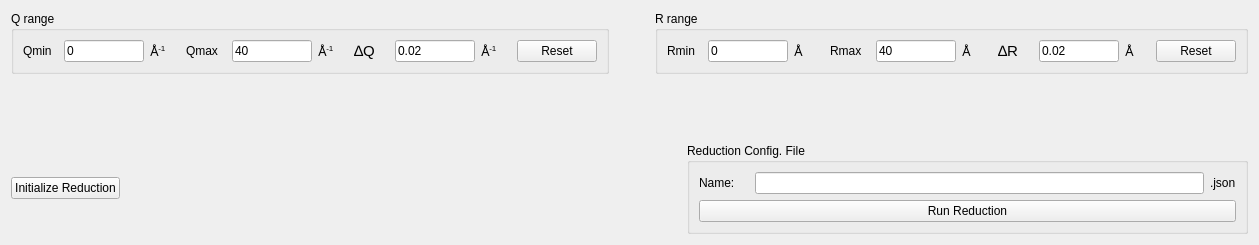
                      <widget class="QWidget" name="tab_3">
                       <attribute name="title">
                        <string>PDF</string>
                       </attribute>
                       <layout class="QVBoxLayout" name="verticalLayout_12">
                        <item>
                         <layout class="QHBoxLayout" name="horizontalLayout_28">
                          <item>
                           <widget class="QGroupBox" name="q_range_group_box_2">
                            <property name="title">
                             <string>Q range</string>
                            </property>
                            <layout class="QHBoxLayout" name="horizontalLayout_29">
                             <item>
                              <widget class="QLabel" name="label_43">
                               <property name="minimumSize">
                                <size>
                                 <width>35</width>
                                 <height>0</height>
                                </size>
                               </property>
                               <property name="maximumSize">
                                <size>
                                 <width>35</width>
                                 <height>16777215</height>
                                </size>
                               </property>
                               <property name="text">
                                <string>Qmin</string>
                               </property>
                              </widget>
                             </item>
                             <item>
                              <widget class="QLineEdit" name="q_range_min_2">
                               <property name="minimumSize">
                                <size>
                                 <width>80</width>
                                 <height>0</height>
                                </size>
                               </property>
                               <property name="maximumSize">
                                <size>
                                 <width>80</width>
                                 <height>16777215</height>
                                </size>
                               </property>
                               <property name="text">
                                <string>0</string>
                               </property>
                              </widget>
                             </item>
                             <item>
                              <widget class="QLabel" name="label_67">
                               <property name="minimumSize">
                                <size>
                                 <width>30</width>
                                 <height>0</height>
                                </size>
                               </property>
                               <property name="text">
                                <string>&lt;!DOCTYPE HTML PUBLIC &quot;-//W3C//DTD HTML 4.0//EN&quot; &quot;http://www.w3.org/TR/REC-html40/strict.dtd&quot;&gt;
&lt;html&gt;&lt;head&gt;&lt;meta name=&quot;qrichtext&quot; content=&quot;1&quot; /&gt;&lt;style type=&quot;text/css&quot;&gt;
p, li { white-space: pre-wrap; }
&lt;/style&gt;&lt;/head&gt;&lt;body style=&quot; font-family:'Sans Serif'; font-size:10pt; font-weight:400; font-style:normal;&quot;&gt;
&lt;p style=&quot; margin-top:0px; margin-bottom:0px; margin-left:0px; margin-right:0px; -qt-block-indent:0; text-indent:0px;&quot;&gt;Å&lt;span style=&quot; vertical-align:super;&quot;&gt;-1&lt;/span&gt;&lt;/p&gt;&lt;/body&gt;&lt;/html&gt;</string>
                               </property>
                              </widget>
                             </item>
                             <item>
                              <widget class="QLabel" name="label_44">
                               <property name="minimumSize">
                                <size>
                                 <width>40</width>
                                 <height>0</height>
                                </size>
                               </property>
                               <property name="maximumSize">
                                <size>
                                 <width>40</width>
                                 <height>16777215</height>
                                </size>
                               </property>
                               <property name="text">
                                <string>Qmax</string>
                               </property>
                              </widget>
                             </item>
                             <item>
                              <widget class="QLineEdit" name="q_range_max_2">
                               <property name="minimumSize">
                                <size>
                                 <width>80</width>
                                 <height>0</height>
                                </size>
                               </property>
                               <property name="maximumSize">
                                <size>
                                 <width>80</width>
                                 <height>16777215</height>
                                </size>
                               </property>
                               <property name="text">
                                <string>40</string>
                               </property>
                              </widget>
                             </item>
                             <item>
                              <widget class="QLabel" name="label_68">
                               <property name="minimumSize">
                                <size>
                                 <width>30</width>
                                 <height>0</height>
                                </size>
                               </property>
                               <property name="text">
                                <string>&lt;!DOCTYPE HTML PUBLIC &quot;-//W3C//DTD HTML 4.0//EN&quot; &quot;http://www.w3.org/TR/REC-html40/strict.dtd&quot;&gt;
&lt;html&gt;&lt;head&gt;&lt;meta name=&quot;qrichtext&quot; content=&quot;1&quot; /&gt;&lt;style type=&quot;text/css&quot;&gt;
p, li { white-space: pre-wrap; }
&lt;/style&gt;&lt;/head&gt;&lt;body style=&quot; font-family:'Sans Serif'; font-size:10pt; font-weight:400; font-style:normal;&quot;&gt;
&lt;p style=&quot; margin-top:0px; margin-bottom:0px; margin-left:0px; margin-right:0px; -qt-block-indent:0; text-indent:0px;&quot;&gt;Å&lt;span style=&quot; vertical-align:super;&quot;&gt;-1&lt;/span&gt;&lt;/p&gt;&lt;/body&gt;&lt;/html&gt;</string>
                               </property>
                              </widget>
                             </item>
                             <item>
                              <widget class="QLabel" name="label_45">
                               <property name="minimumSize">
                                <size>
                                 <width>35</width>
                                 <height>0</height>
                                </size>
                               </property>
                               <property name="maximumSize">
                                <size>
                                 <width>35</width>
                                 <height>16777215</height>
                                </size>
                               </property>
                               <property name="text">
                                <string>&lt;html&gt;&lt;head/&gt;&lt;body&gt;&lt;p&gt;&lt;span style=&quot; font-size:11pt;&quot;&gt;∆Q&lt;/span&gt;&lt;/p&gt;&lt;/body&gt;&lt;/html&gt;</string>
                               </property>
                               <property name="textFormat">
                                <enum>Qt::RichText</enum>
                               </property>
                              </widget>
                             </item>
                             <item>
                              <widget class="QLineEdit" name="q_range_min_3">
                               <property name="minimumSize">
                                <size>
                                 <width>80</width>
                                 <height>0</height>
                                </size>
                               </property>
                               <property name="maximumSize">
                                <size>
                                 <width>80</width>
                                 <height>16777215</height>
                                </size>
                               </property>
                               <property name="text">
                                <string>0.02</string>
                               </property>
                              </widget>
                             </item>
                             <item>
                              <widget class="QLabel" name="label_69">
                               <property name="minimumSize">
                                <size>
                                 <width>30</width>
                                 <height>0</height>
                                </size>
                               </property>
                               <property name="text">
                                <string>&lt;!DOCTYPE HTML PUBLIC &quot;-//W3C//DTD HTML 4.0//EN&quot; &quot;http://www.w3.org/TR/REC-html40/strict.dtd&quot;&gt;
&lt;html&gt;&lt;head&gt;&lt;meta name=&quot;qrichtext&quot; content=&quot;1&quot; /&gt;&lt;style type=&quot;text/css&quot;&gt;
p, li { white-space: pre-wrap; }
&lt;/style&gt;&lt;/head&gt;&lt;body style=&quot; font-family:'Sans Serif'; font-size:10pt; font-weight:400; font-style:normal;&quot;&gt;
&lt;p style=&quot; margin-top:0px; margin-bottom:0px; margin-left:0px; margin-right:0px; -qt-block-indent:0; text-indent:0px;&quot;&gt;Å&lt;span style=&quot; vertical-align:super;&quot;&gt;-1&lt;/span&gt;&lt;/p&gt;&lt;/body&gt;&lt;/html&gt;</string>
                               </property>
                              </widget>
                             </item>
                             <item>
                              <widget class="QPushButton" name="pushButton_13">
                               <property name="text">
                                <string>Reset</string>
                               </property>
                              </widget>
                             </item>
                            </layout>
                           </widget>
                          </item>
                          <item>
                           <spacer name="horizontalSpacer_4">
                            <property name="orientation">
                             <enum>Qt::Horizontal</enum>
                            </property>
                            <property name="sizeHint" stdset="0">
                             <size>
                              <width>40</width>
                              <height>20</height>
                             </size>
                            </property>
                           </spacer>
                          </item>
                          <item>
                           <widget class="QGroupBox" name="q_range_group_box_3">
                            <property name="title">
                             <string>R range</string>
                            </property>
                            <layout class="QHBoxLayout" name="horizontalLayout_32">
                             <item>
                              <widget class="QLabel" name="label_46">
                               <property name="minimumSize">
                                <size>
                                 <width>35</width>
                                 <height>0</height>
                                </size>
                               </property>
                               <property name="maximumSize">
                                <size>
                                 <width>35</width>
                                 <height>16777215</height>
                                </size>
                               </property>
                               <property name="text">
                                <string>Rmin</string>
                               </property>
                              </widget>
                             </item>
                             <item>
                              <widget class="QLineEdit" name="q_range_min_4">
                               <property name="minimumSize">
                                <size>
                                 <width>80</width>
                                 <height>0</height>
                                </size>
                               </property>
                               <property name="maximumSize">
                                <size>
                                 <width>80</width>
                                 <height>16777215</height>
                                </size>
                               </property>
                               <property name="text">
                                <string>0</string>
                               </property>
                              </widget>
                             </item>
                             <item>
                              <widget class="QLabel" name="label_70">
                               <property name="minimumSize">
                                <size>
                                 <width>30</width>
                                 <height>0</height>
                                </size>
                               </property>
                               <property name="text">
                                <string>&lt;!DOCTYPE HTML PUBLIC &quot;-//W3C//DTD HTML 4.0//EN&quot; &quot;http://www.w3.org/TR/REC-html40/strict.dtd&quot;&gt;
&lt;html&gt;&lt;head&gt;&lt;meta name=&quot;qrichtext&quot; content=&quot;1&quot; /&gt;&lt;style type=&quot;text/css&quot;&gt;
p, li { white-space: pre-wrap; }
&lt;/style&gt;&lt;/head&gt;&lt;body style=&quot; font-family:'Sans Serif'; font-size:10pt; font-weight:400; font-style:normal;&quot;&gt;
&lt;p style=&quot; margin-top:0px; margin-bottom:0px; margin-left:0px; margin-right:0px; -qt-block-indent:0; text-indent:0px;&quot;&gt;Å&lt;/p&gt;&lt;/body&gt;&lt;/html&gt;</string>
                               </property>
                              </widget>
                             </item>
                             <item>
                              <widget class="QLabel" name="label_47">
                               <property name="minimumSize">
                                <size>
                                 <width>40</width>
                                 <height>0</height>
                                </size>
                               </property>
                               <property name="maximumSize">
                                <size>
                                 <width>40</width>
                                 <height>16777215</height>
                                </size>
                               </property>
                               <property name="text">
                                <string>Rmax</string>
                               </property>
                              </widget>
                             </item>
                             <item>
                              <widget class="QLineEdit" name="q_range_max_3">
                               <property name="minimumSize">
                                <size>
                                 <width>80</width>
                                 <height>0</height>
                                </size>
                               </property>
                               <property name="maximumSize">
                                <size>
                                 <width>80</width>
                                 <height>16777215</height>
                                </size>
                               </property>
                               <property name="text">
                                <string>40</string>
                               </property>
                              </widget>
                             </item>
                             <item>
                              <widget class="QLabel" name="label_73">
                               <property name="minimumSize">
                                <size>
                                 <width>30</width>
                                 <height>0</height>
                                </size>
                               </property>
                               <property name="text">
                                <string>&lt;!DOCTYPE HTML PUBLIC &quot;-//W3C//DTD HTML 4.0//EN&quot; &quot;http://www.w3.org/TR/REC-html40/strict.dtd&quot;&gt;
&lt;html&gt;&lt;head&gt;&lt;meta name=&quot;qrichtext&quot; content=&quot;1&quot; /&gt;&lt;style type=&quot;text/css&quot;&gt;
p, li { white-space: pre-wrap; }
&lt;/style&gt;&lt;/head&gt;&lt;body style=&quot; font-family:'Sans Serif'; font-size:10pt; font-weight:400; font-style:normal;&quot;&gt;
&lt;p style=&quot; margin-top:0px; margin-bottom:0px; margin-left:0px; margin-right:0px; -qt-block-indent:0; text-indent:0px;&quot;&gt;Å&lt;/p&gt;&lt;/body&gt;&lt;/html&gt;</string>
                               </property>
                              </widget>
                             </item>
                             <item>
                              <widget class="QLabel" name="label_74">
                               <property name="minimumSize">
                                <size>
                                 <width>35</width>
                                 <height>0</height>
                                </size>
                               </property>
                               <property name="maximumSize">
                                <size>
                                 <width>35</width>
                                 <height>16777215</height>
                                </size>
                               </property>
                               <property name="text">
                                <string>&lt;html&gt;&lt;head/&gt;&lt;body&gt;&lt;p&gt;&lt;span style=&quot; font-size:11pt;&quot;&gt;∆R&lt;/span&gt;&lt;/p&gt;&lt;/body&gt;&lt;/html&gt;</string>
                               </property>
                               <property name="textFormat">
                                <enum>Qt::RichText</enum>
                               </property>
                              </widget>
                             </item>
                             <item>
                              <widget class="QLineEdit" name="q_range_min_5">
                               <property name="minimumSize">
                                <size>
                                 <width>80</width>
                                 <height>0</height>
                                </size>
                               </property>
                               <property name="maximumSize">
                                <size>
                                 <width>80</width>
                                 <height>16777215</height>
                                </size>
                               </property>
                               <property name="text">
                                <string>0.02</string>
                               </property>
                              </widget>
                             </item>
                             <item>
                              <widget class="QLabel" name="label_79">
                               <property name="minimumSize">
                                <size>
                                 <width>25</width>
                                 <height>0</height>
                                </size>
                               </property>
                               <property name="text">
                                <string>&lt;!DOCTYPE HTML PUBLIC &quot;-//W3C//DTD HTML 4.0//EN&quot; &quot;http://www.w3.org/TR/REC-html40/strict.dtd&quot;&gt;
&lt;html&gt;&lt;head&gt;&lt;meta name=&quot;qrichtext&quot; content=&quot;1&quot; /&gt;&lt;style type=&quot;text/css&quot;&gt;
p, li { white-space: pre-wrap; }
&lt;/style&gt;&lt;/head&gt;&lt;body style=&quot; font-family:'Sans Serif'; font-size:10pt; font-weight:400; font-style:normal;&quot;&gt;
&lt;p style=&quot; margin-top:0px; margin-bottom:0px; margin-left:0px; margin-right:0px; -qt-block-indent:0; text-indent:0px;&quot;&gt;Å&lt;/p&gt;&lt;/body&gt;&lt;/html&gt;</string>
                               </property>
                              </widget>
                             </item>
                             <item>
                              <widget class="QPushButton" name="pushButton_14">
                               <property name="text">
                                <string>Reset</string>
                               </property>
                              </widget>
                             </item>
                            </layout>
                           </widget>
                          </item>
                         </layout>
                        </item>
                        <item>
                         <spacer name="verticalSpacer_2">
                          <property name="orientation">
                           <enum>Qt::Vertical</enum>
                          </property>
                          <property name="sizeHint" stdset="0">
                           <size>
                            <width>20</width>
                            <height>63</height>
                           </size>
                          </property>
                         </spacer>
                        </item>
                        <item>
                         <layout class="QHBoxLayout" name="horizontalLayout_33">
                          <item>
                           <widget class="QPushButton" name="pushButton_15">
                            <property name="text">
                             <string>Initialize Reduction</string>
                            </property>
                           </widget>
                          </item>
                          <item>
                           <spacer name="horizontalSpacer_5">
                            <property name="orientation">
                             <enum>Qt::Horizontal</enum>
                            </property>
                            <property name="sizeHint" stdset="0">
                             <size>
                              <width>40</width>
                              <height>20</height>
                             </size>
                            </property>
                           </spacer>
                          </item>
                          <item>
                           <widget class="QGroupBox" name="groupBox_6">
                            <property name="title">
                             <string>Reduction Config. File</string>
                            </property>
                            <layout class="QVBoxLayout" name="verticalLayout_10">
                             <item>
                              <layout class="QHBoxLayout" name="horizontalLayout_31">
                               <item>
                                <widget class="QLabel" name="label_48">
                                 <property name="minimumSize">
                                  <size>
                                   <width>50</width>
                                   <height>0</height>
                                  </size>
                                 </property>
                                 <property name="maximumSize">
                                  <size>
                                   <width>50</width>
                                   <height>16777215</height>
                                  </size>
                                 </property>
                                 <property name="text">
                                  <string>Name:</string>
                                 </property>
                                </widget>
                               </item>
                               <item>
                                <widget class="QLineEdit" name="lineEdit"/>
                               </item>
                               <item>
                                <widget class="QLabel" name="label_49">
                                 <property name="text">
                                  <string>.json</string>
                                 </property>
                                </widget>
                               </item>
                              </layout>
                             </item>
                             <item>
                              <widget class="QPushButton" name="pushButton_17">
                               <property name="text">
                                <string>Run Reduction</string>
                               </property>
                              </widget>
                             </item>
                            </layout>
                           </widget>
                          </item>
                         </layout>
                        </item>
                       </layout>
                      </widget>
